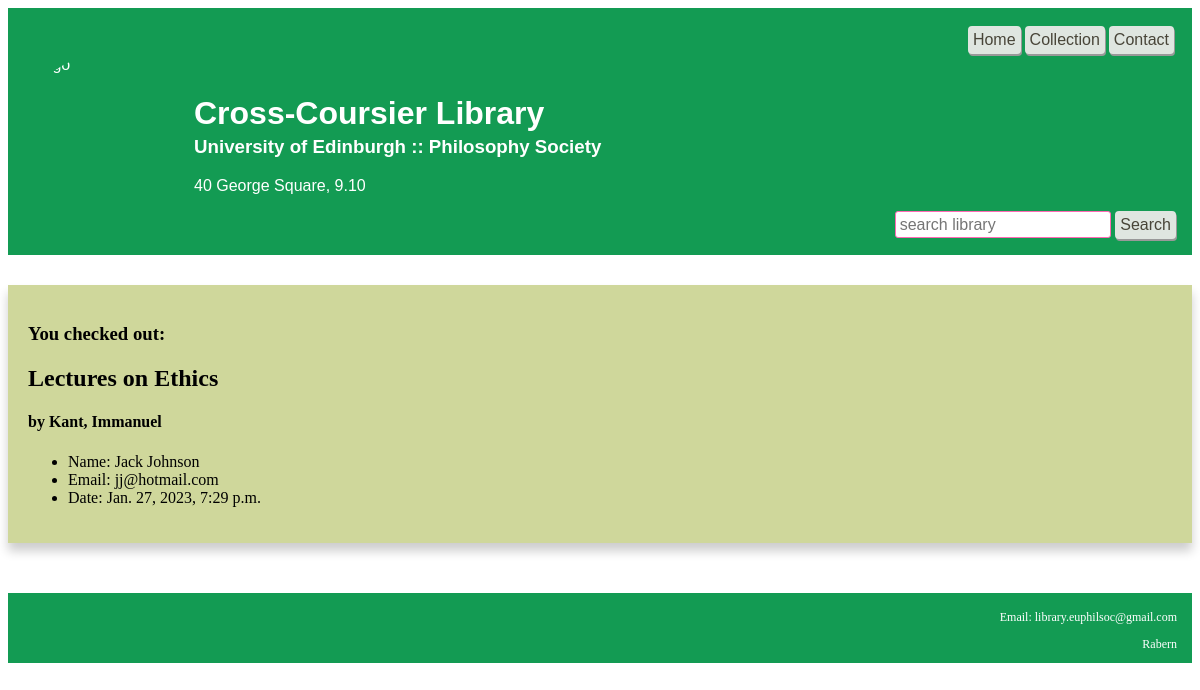
Page /library/confirm/7/ on the committed database.
### libraryapp/models.py (models this page shows, shortened)
class Borrow(models.Model):
    checked_out=models.DateTimeField(auto_now_add = True)
    borrower_name=models.CharField(max_length =50)
    borrower_email=models.EmailField(max_length=50)
    book=models.ForeignKey(
        Book,
        related_name="book",
        on_delete=models.CASCADE)

class Book(models.Model):
    call_number = models.CharField(max_length =50)
    author = models.CharField(max_length =100)
    title = models.CharField(max_length =100)
    year = models.CharField(max_length =50)
    publisher = models.CharField(max_length =100)
    isbn = models.CharField(max_length =100)
    inventory = models.SmallIntegerField()
    available = models.SmallIntegerField()
    language = models.CharField(max_length =100)
    notes = models.TextField(null=True)

### libraryapp/views.py (the view)
# urls.py: path('confirm/<int:id>/', confirm, name ="confirm"),
def confirm(request,id):
    borrow = Borrow.objects.get(id=id)
    context = {"borrow": borrow}
    return render(request, "library/confirm.html", context)

### libraryapp/templates/library/confirm.html (shortened to what this page needs)
{% extends 'base.html' %}
{% block content %}
<div class="card">
    <div class="container">
<h3> You checked out:</h3>
        <h2><b>{{ borrow.book.title}}</b></h2>
        <h4> by {{ borrow.book.author }}</h4>
<ul>
    <li>Name: {{borrow.borrower_name}}</li>
    <li>Email: {{borrow.borrower_email}}</li>
    <li>Date: {{borrow.checked_out}}</li>
</ul>
</div>
</div>
{% endblock content %}

### libraryapp/static/css/books.css (style rules this page uses)
.card { background-color: #cfd79b; box-shadow: 0 8px 10px 0 rgba(0,0,0,0.2); }
.container { padding: 20px; }

### rows in the picture
Borrow: book "Lectures on Ethics", book.author "Kant, Immanuel", borrower_name "Jack Johnson", borrower_email "jj@hotmail.com", checked_out "Jan. 27, 2023, 7:29 p.m."
